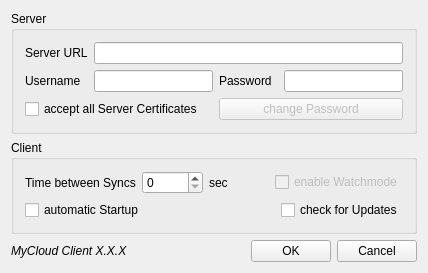
<?xml version="1.0" encoding="UTF-8"?>
<ui version="4.0">
 <class>QtSettingsDialog</class>
 <widget class="QDialog" name="QtSettingsDialog">
  <property name="geometry">
   <rect>
    <x>0</x>
    <y>0</y>
    <width>428</width>
    <height>244</height>
   </rect>
  </property>
  <property name="sizePolicy">
   <sizepolicy hsizetype="Fixed" vsizetype="Fixed">
    <horstretch>0</horstretch>
    <verstretch>0</verstretch>
   </sizepolicy>
  </property>
  <property name="windowTitle">
   <string>Settings</string>
  </property>
  <property name="windowIcon">
   <iconset resource="qtClient.qrc">
    <normaloff>:/Resources/icon.png</normaloff>:/Resources/icon.png</iconset>
  </property>
  <property name="modal">
   <bool>false</bool>
  </property>
  <layout class="QGridLayout" name="gridLayout_3">
   <item row="0" column="0" colspan="4">
    <widget class="QGroupBox" name="groupBox">
     <property name="title">
      <string>Server</string>
     </property>
     <layout class="QGridLayout" name="gridLayout">
      <item row="0" column="1" colspan="4">
       <widget class="QLineEdit" name="urlEdit"/>
      </item>
      <item row="1" column="4">
       <widget class="QLineEdit" name="passEdit">
        <property name="inputMethodHints">
         <set>Qt::ImhHiddenText|Qt::ImhNoAutoUppercase|Qt::ImhNoPredictiveText|Qt::ImhSensitiveData</set>
        </property>
        <property name="echoMode">
         <enum>QLineEdit::Password</enum>
        </property>
       </widget>
      </item>
      <item row="0" column="0">
       <widget class="QLabel" name="label">
        <property name="text">
         <string>Server URL</string>
        </property>
       </widget>
      </item>
      <item row="1" column="0">
       <widget class="QLabel" name="label_2">
        <property name="text">
         <string>Username</string>
        </property>
       </widget>
      </item>
      <item row="1" column="2">
       <widget class="QLabel" name="label_3">
        <property name="text">
         <string>Password</string>
        </property>
       </widget>
      </item>
      <item row="1" column="1">
       <widget class="QLineEdit" name="nameEdit"/>
      </item>
      <item row="2" column="0" colspan="2">
       <widget class="QCheckBox" name="certBox">
        <property name="text">
         <string>accept all Server Certificates</string>
        </property>
       </widget>
      </item>
      <item row="2" column="2" colspan="3">
       <widget class="QPushButton" name="passwordButton">
        <property name="enabled">
         <bool>false</bool>
        </property>
        <property name="text">
         <string>change Password</string>
        </property>
       </widget>
      </item>
     </layout>
    </widget>
   </item>
   <item row="2" column="3">
    <widget class="QPushButton" name="cancelButton">
     <property name="text">
      <string>Cancel</string>
     </property>
    </widget>
   </item>
   <item row="2" column="0">
    <widget class="QLabel" name="versionLabel">
     <property name="font">
      <font>
       <italic>true</italic>
      </font>
     </property>
     <property name="text">
      <string>MyCloud Client X.X.X</string>
     </property>
    </widget>
   </item>
   <item row="2" column="1">
    <spacer name="horizontalSpacer">
     <property name="orientation">
      <enum>Qt::Horizontal</enum>
     </property>
     <property name="sizeHint" stdset="0">
      <size>
       <width>131</width>
       <height>20</height>
      </size>
     </property>
    </spacer>
   </item>
   <item row="2" column="2">
    <widget class="QPushButton" name="okButton">
     <property name="sizePolicy">
      <sizepolicy hsizetype="Fixed" vsizetype="Fixed">
       <horstretch>0</horstretch>
       <verstretch>0</verstretch>
      </sizepolicy>
     </property>
     <property name="text">
      <string>OK</string>
     </property>
    </widget>
   </item>
   <item row="1" column="0" colspan="4">
    <widget class="QGroupBox" name="groupBox_2">
     <property name="title">
      <string>Client</string>
     </property>
     <layout class="QVBoxLayout" name="verticalLayout">
      <item>
       <layout class="QHBoxLayout" name="horizontalLayout">
        <item>
         <widget class="QLabel" name="label_4">
          <property name="text">
           <string>Time between Syncs</string>
          </property>
         </widget>
        </item>
        <item>
         <widget class="QSpinBox" name="sleeptimeSpin">
          <property name="suffix">
           <string/>
          </property>
          <property name="maximum">
           <number>3600</number>
          </property>
          <property name="singleStep">
           <number>30</number>
          </property>
         </widget>
        </item>
        <item>
         <widget class="QLabel" name="label_5">
          <property name="text">
           <string>sec</string>
          </property>
         </widget>
        </item>
        <item>
         <widget class="QCheckBox" name="watchmodeBox">
          <property name="enabled">
           <bool>false</bool>
          </property>
          <property name="text">
           <string>enable Watchmode</string>
          </property>
         </widget>
        </item>
       </layout>
      </item>
      <item>
       <layout class="QHBoxLayout" name="horizontalLayout_2">
        <item>
         <widget class="QCheckBox" name="startupBox">
          <property name="text">
           <string>automatic Startup</string>
          </property>
         </widget>
        </item>
        <item>
         <spacer name="horizontalSpacer_2">
          <property name="orientation">
           <enum>Qt::Horizontal</enum>
          </property>
          <property name="sizeHint" stdset="0">
           <size>
            <width>40</width>
            <height>20</height>
           </size>
          </property>
         </spacer>
        </item>
        <item>
         <widget class="QCheckBox" name="updateBox">
          <property name="text">
           <string>check for Updates</string>
          </property>
         </widget>
        </item>
       </layout>
      </item>
     </layout>
    </widget>
   </item>
  </layout>
 </widget>
 <layoutdefault spacing="6" margin="11"/>
 <tabstops>
  <tabstop>urlEdit</tabstop>
  <tabstop>nameEdit</tabstop>
  <tabstop>passEdit</tabstop>
  <tabstop>certBox</tabstop>
  <tabstop>passwordButton</tabstop>
  <tabstop>sleeptimeSpin</tabstop>
  <tabstop>updateBox</tabstop>
  <tabstop>okButton</tabstop>
  <tabstop>cancelButton</tabstop>
 </tabstops>
 <resources>
  <include location="qtClient.qrc"/>
 </resources>
 <connections>
  <connection>
   <sender>okButton</sender>
   <signal>clicked()</signal>
   <receiver>QtSettingsDialog</receiver>
   <slot>accept()</slot>
   <hints>
    <hint type="sourcelabel">
     <x>277</x>
     <y>181</y>
    </hint>
    <hint type="destinationlabel">
     <x>199</x>
     <y>99</y>
    </hint>
   </hints>
  </connection>
  <connection>
   <sender>cancelButton</sender>
   <signal>clicked()</signal>
   <receiver>QtSettingsDialog</receiver>
   <slot>reject()</slot>
   <hints>
    <hint type="sourcelabel">
     <x>357</x>
     <y>181</y>
    </hint>
    <hint type="destinationlabel">
     <x>199</x>
     <y>99</y>
    </hint>
   </hints>
  </connection>
 </connections>
 <designerdata>
  <property name="gridDeltaX">
   <number>10</number>
  </property>
  <property name="gridDeltaY">
   <number>10</number>
  </property>
  <property name="gridSnapX">
   <bool>true</bool>
  </property>
  <property name="gridSnapY">
   <bool>true</bool>
  </property>
  <property name="gridVisible">
   <bool>true</bool>
  </property>
 </designerdata>
</ui>
